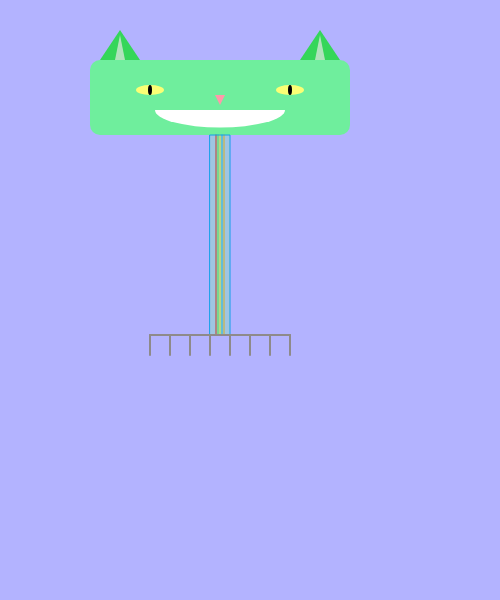
Frame 1 (no input)
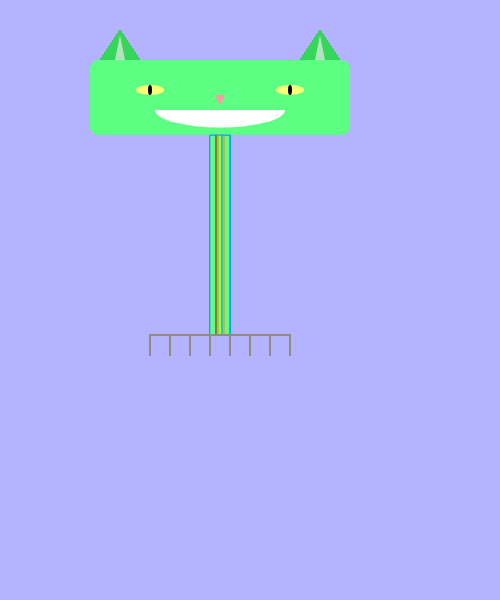
Frame 60 (no input)
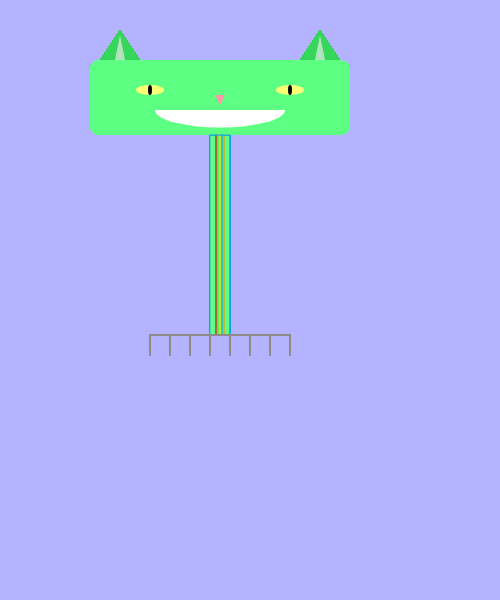
Frame 120 (the mouse pressed at the canvas centre since frame 60)

The p5.js sketch that drew these frames (run headless with seeded random() and noise() and a simulated clock; from frame 60 on, the mouse is pressed at the canvas centre):

// p5.js sketch
// ── sketch.js
// setup function
function setup() {
// creating a canvas with a purple color
  createCanvas( 500, 600 );
  background( '#b3b3ff' );
}

function draw() {
  //doing the draw function
  //creating ears for my monster
  fill(53, 214, 90)
  strokeWeight(1)
  noStroke()
  triangle(100, 60, 120, 30, 140, 60);
  triangle(300, 60, 320, 30, 340, 60);
  fill(177, 226, 188)
  triangle(115, 60, 120, 35, 125, 60);
  triangle(315, 60, 320, 35, 325, 60);
  //creating head shape
  fill(94, 255, 131, 200)
  rect(90, 60, 260, 75, 10);
  //creating eyes
  fill(250, 255, 117)
  ellipse(150, 90, 28, 10);
  ellipse(290, 90, 28, 10);
  fill(0, 0, 0)
  ellipse(150, 90, 4, 10);
  ellipse(290, 90, 4, 10);
  //drawing mouth
  fill(255, 255, 255)
  arc(220, 110, 130, 35, 0, PI, CHORD);
  //drawing nose
  fill(255, 153, 170)
  triangle(215, 95, 220, 105, 225, 95);
  //body neck thing
  stroke(224, 8, 8)
  line(216, 135, 216, 335);
  stroke(249, 149, 9)
  line(224, 135, 224, 335);
  stroke(249, 220, 9)
  line(220, 135, 220, 335);
  stroke(78, 226, 40)
  line(218, 135, 218, 335);
  stroke(18, 160, 232)
  line(222, 135, 222, 335);
//

  fill(94, 255, 131, 60);

  rect(210, 135, 20, 200);
  //legs
  strokeWeight(2)
  stroke(142, 138, 138)
  line(150, 335, 290, 335)
  line(150, 335, 150, 355)
  line(170, 335, 170, 355)
  line(190, 335, 190, 355)
  line(210, 335, 210, 355)
  line(230, 335, 230, 355)
  line(250, 335, 250, 355)
  line(270, 335, 270, 355)
  line(290, 335, 290, 355)
  stroke(142, 138, 138)

}
